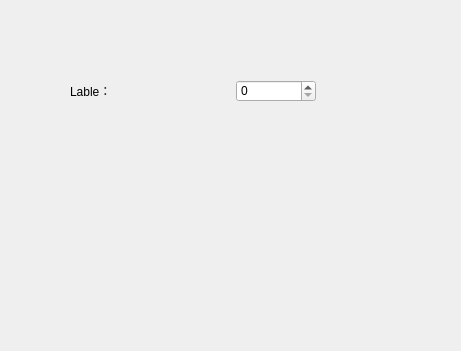
<?xml version="1.0" encoding="UTF-8"?>
<ui version="4.0">
 <class>noraIntNumberLayoutDialog</class>
 <widget class="QDialog" name="noraIntNumberLayoutDialog">
  <property name="geometry">
   <rect>
    <x>0</x>
    <y>0</y>
    <width>461</width>
    <height>351</height>
   </rect>
  </property>
  <property name="windowTitle">
   <string>Dialog</string>
  </property>
  <widget class="QWidget" name="layoutWidget">
   <property name="geometry">
    <rect>
     <x>70</x>
     <y>80</y>
     <width>246</width>
     <height>22</height>
    </rect>
   </property>
   <layout class="QHBoxLayout" name="intNumberLayout">
    <item>
     <widget class="QLabel" name="label">
      <property name="sizePolicy">
       <sizepolicy hsizetype="Expanding" vsizetype="Preferred">
        <horstretch>0</horstretch>
        <verstretch>0</verstretch>
       </sizepolicy>
      </property>
      <property name="text">
       <string>Lable：</string>
      </property>
     </widget>
    </item>
    <item>
     <widget class="QSpinBox" name="intNumber">
      <property name="sizePolicy">
       <sizepolicy hsizetype="Fixed" vsizetype="Fixed">
        <horstretch>0</horstretch>
        <verstretch>0</verstretch>
       </sizepolicy>
      </property>
      <property name="minimumSize">
       <size>
        <width>80</width>
        <height>0</height>
       </size>
      </property>
      <property name="maximum">
       <number>1000000000</number>
      </property>
     </widget>
    </item>
   </layout>
  </widget>
 </widget>
 <resources/>
 <connections/>
</ui>
